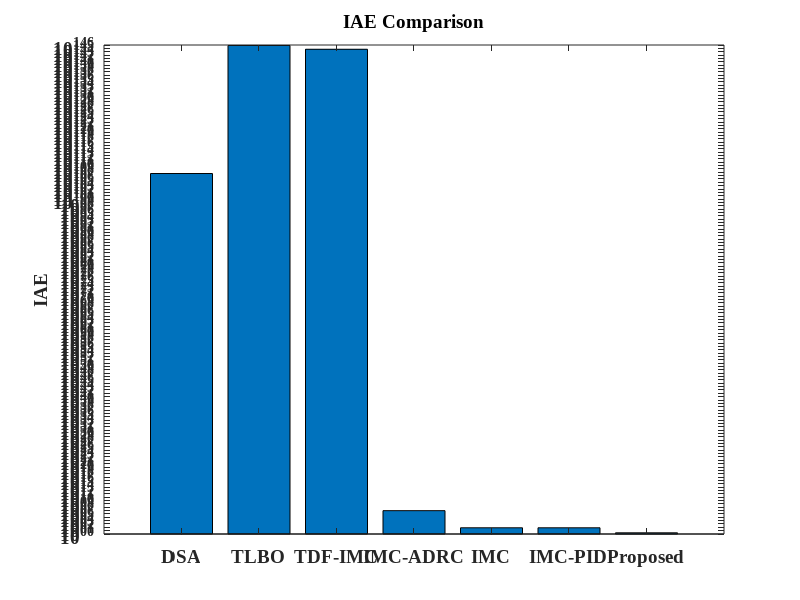
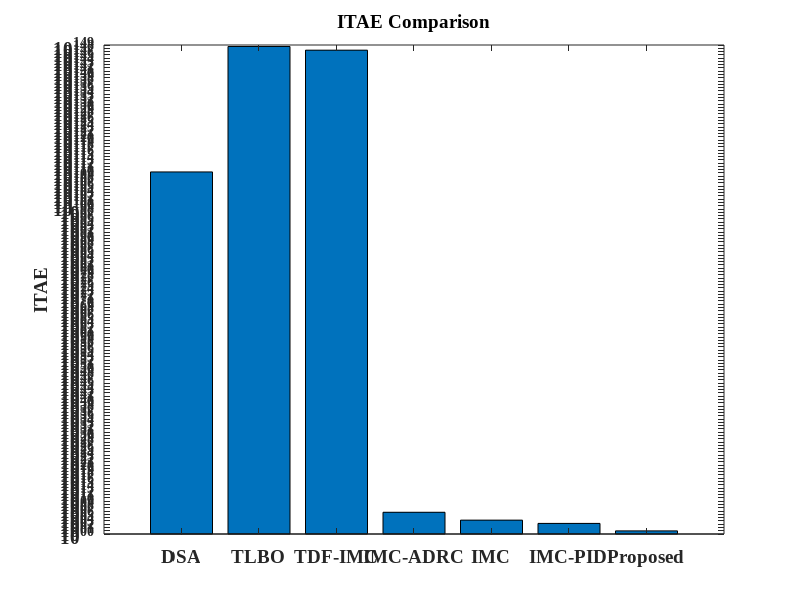
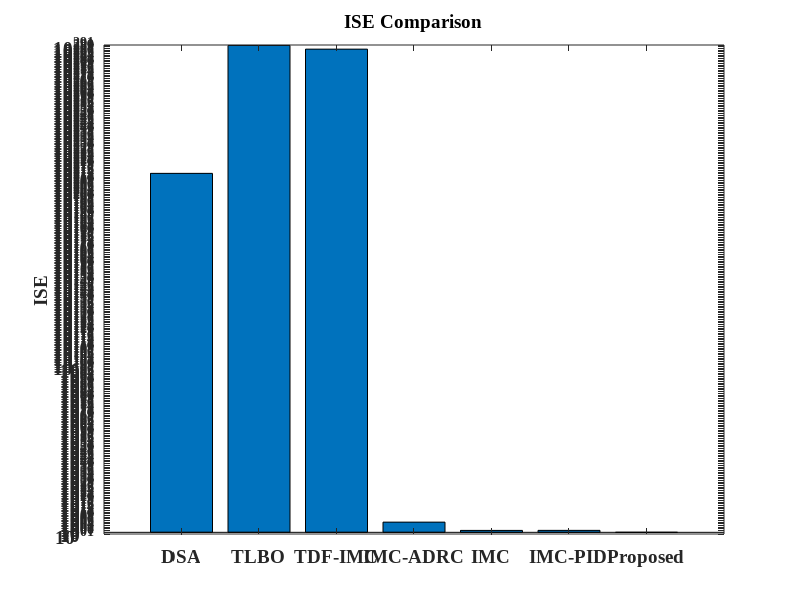
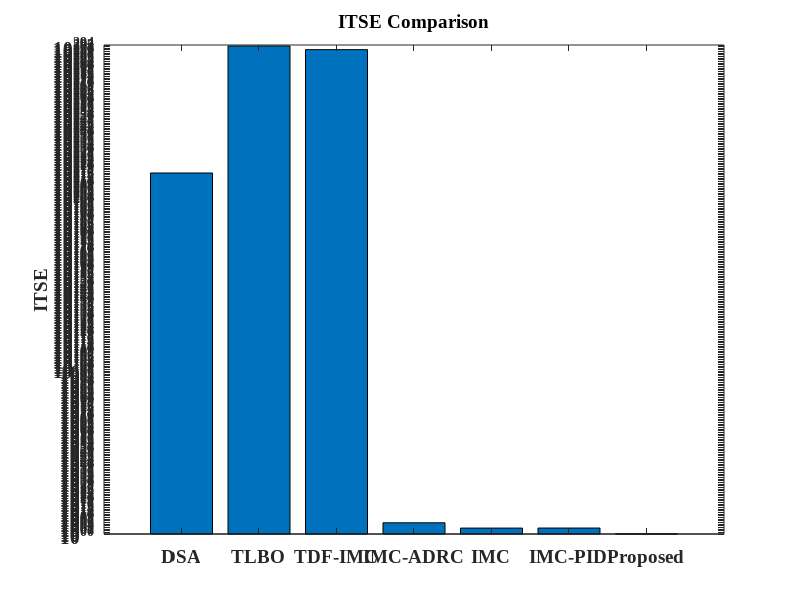

These figures' MATLAB source, in order:

methods = {'DSA', 'TLBO', 'TDF-IMC', 'IMC-ADRC', 'IMC', 'IMC-PID', 'Proposed'};


IAE  = [4.266e107, 7.238e145, 5.38e144, 9.36e6, 72.54468, 72.37669, 2.29653];
ITAE = [2.1074e110, 3.5731e148, 2.657e147, 4.20e6, 16817.89, 1697.08, 9.03];
ISE  = [2.252e214, 5.5683e290, 3.38e288, 1.22e6, 13.99757, 14.79607, 0.9983];
ITSE = [1.121e217, 2.767e293, 1.677e291, 5.76e6, 3604.396, 3835.056, 1.23];

metrics = {IAE, ITAE, ISE, ITSE};
titles = {'IAE Comparison', 'ITAE Comparison', 'ISE Comparison', 'ITSE Comparison'};
ylabels = {'IAE', 'ITAE', 'ISE', 'ITSE'};

for i = 1:4
    figure;
    bar(metrics{i});
    set(gca, 'YScale', 'log'); % Use logarithmic scale
    set(gca, 'XTickLabel', methods, 'FontName', 'Times New Roman', ...
        'FontSize', 14, 'FontWeight', 'bold');
    title(titles{i}, 'FontName', 'Times New Roman', 'FontSize', 14, 'FontWeight', 'bold');
    ylabel(ylabels{i}, 'FontName', 'Times New Roman', 'FontSize', 14, 'FontWeight', 'bold');
    xtickangle(45);
end
